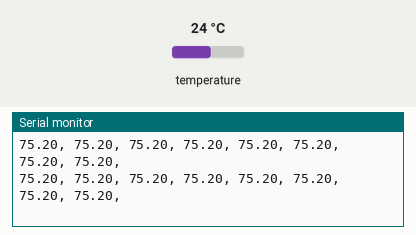
Recording of a sketch running on a simulated Arduino Uno, built with avr-gcc and run on an emulated ATmega328P. Shown: the last lines printed to the serial monitor. The inputs (shaded band) are chosen by the test bench; at power-on: temperature 24 °C.

Above: at 1.2 s.
1.3 s: temperature set to 41 °C
At 1.54 s:
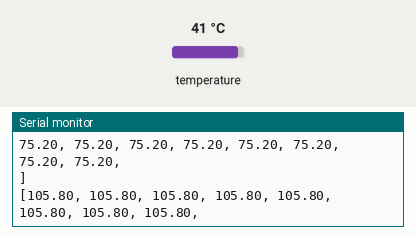
4.3 s: temperature set to 12 °C
At 4.8 s:
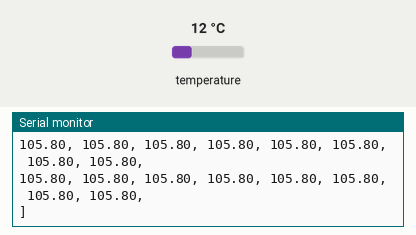
7.3 s: temperature set to 41 °C
At 7.31 s:
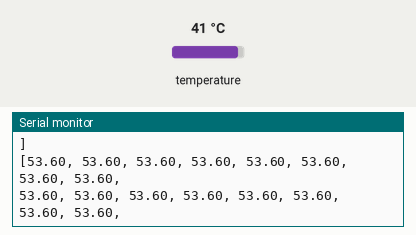
10.3 s: temperature set to 19 °C
At 10.3 s:
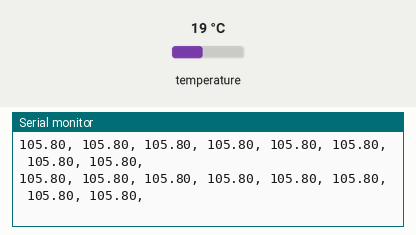
Timing chart, 0 to 13.3 s (numbered marks = the images above; inputs shaded):
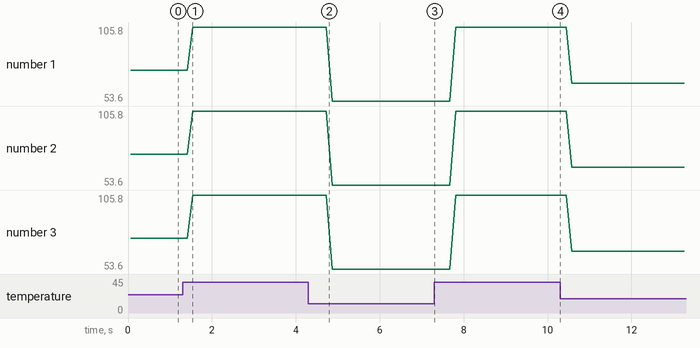

The sketch:

Temp_Sensing.ino
```cpp
#include <Wire.h>
#include <Adafruit_AMG88xx.h>

Adafruit_AMG88xx Temp_Sensor;
float pixels[AMG88xx_PIXEL_ARRAY_SIZE];
float Temp_Avg;

// Max Range of IR Camera is 32°F to 176°F

// To see data from all IR camera pixels, comment out '#define TEST_AMBIENT' and comment '#define TEST_PIXELS_AVG'
// To see the average aggregate temperature of all IR camera pixels, comment out '#define TEST_AMBIENT' and uncomment '#define TEST_PIXELS_AVG'
// To see temperature value from on-board thermistor, uncomment '#define TEST_AMBIENT'

//#define TEST_AMBIENT
//#define TEST_PIXELS_AVG

void Temp_Setup()
{
  bool status;
  status = Temp_Sensor.begin();
  if (!status)
  {
  Serial.println("Could not find a valid AMG88xx sensor, check wiring!");
  while (1);
  }
}

void Process_Temp_Pixels()
{

  //Update Pixel Array
  Temp_Sensor.readPixels(pixels);

  //Serial Print Pixel Array
  Serial.print("[");
  for(int i=1; i<=AMG88xx_PIXEL_ARRAY_SIZE; i++){
    pixels[i-1] = (pixels[i-1] * 1.8) + 32;
    Temp_Avg += pixels[i-1];
    Serial.print(pixels[i-1]);
    Serial.print(", ");
    if( i%8 == 0 ) Serial.println();
  }
  Serial.println("]");
  Serial.println();
}

void Process_Temp_Pixels_Average()
{
  //Update Pixel Array
  Temp_Sensor.readPixels(pixels);
  for(int i=1; i<=AMG88xx_PIXEL_ARRAY_SIZE; i++){
    pixels[i-1] = (pixels[i-1] * 1.8) + 32;
    Temp_Avg += pixels[i-1];
  }

  // Average Temp of Pixels in view
  Temp_Avg = Temp_Avg / (AMG88xx_PIXEL_ARRAY_SIZE);
  Serial.println(Temp_Avg);
  Temp_Avg = 0;
}

float Read_Ambient_Temp()
{
  // Updates internal temp sensor reading and returns value
  return ((Temp_Sensor.readThermistor()*1.8) + 32);
}


// Setting up drivers for Adafruit 3538 AMG8833 IR Thermal Camera

void setup()
{

  Serial.begin(9600);
  Temp_Setup();
}

void loop()
{

#ifndef TEST_AMBIENT
  #ifndef TEST_PIXELS_AVG
    Process_Temp_Pixels();
  #endif
  #ifdef TEST_PIXELS_AVG
    Process_Temp_Pixels_Average();
  #endif
#endif

#ifdef TEST_AMBIENT
  float temp;
  temp = Read_Ambient_Temp();
  Serial.println(temp);
#endif

  //delay(1000);
}
```

Measured:
- after the input at 1.3 s, the serial monitor: prints a new line after 0.17 s (image 1)
- plotted number 1: 75.2 → 105.8 after the input at 1.3 s, 105.8 → 53.6 after the input at 4.3 s, 105.8 → 66.2 after the input at 10.3 s
- plotted number 2: 75.2 → 105.8 after the input at 1.3 s, 105.8 → 53.6 after the input at 4.3 s, 105.8 → 66.2 after the input at 10.3 s
- plotted number 3: 75.2 → 105.8 after the input at 1.3 s, 105.8 → 53.6 after the input at 4.3 s, 105.8 → 66.2 after the input at 10.3 s
